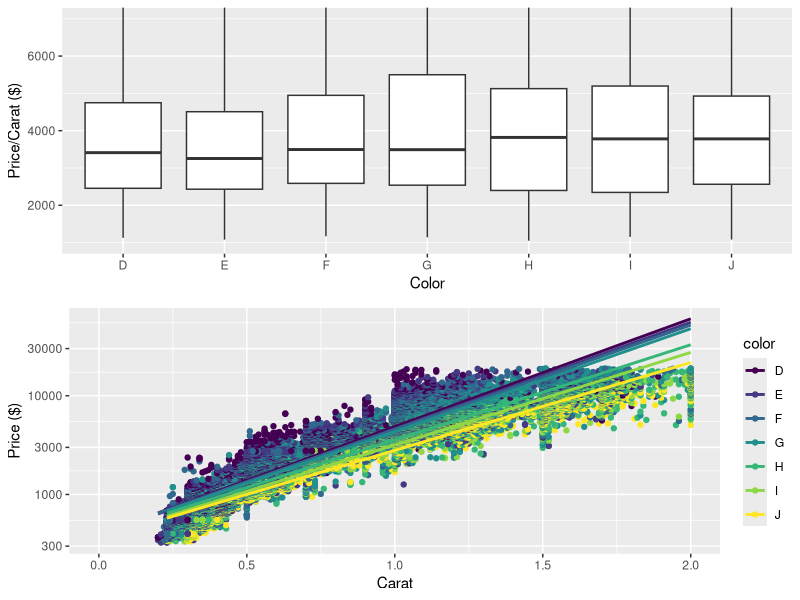

Write R code to recreate this figure.
# Investigate the price per carat of diamonds across
# the different colors of diamonds using boxplots.

# Go to the discussions to
# share your thoughts and to discover
# what other people found.

# You can save images by using the ggsave() command.
# ggsave() will save the last plot created.
# For example...
#                  qplot(x = price, data = diamonds)
#                  ggsave('priceHistogram.png')

# ggsave currently recognises the extensions eps/ps, tex (pictex),
# pdf, jpeg, tiff, png, bmp, svg and wmf (windows only).

# Copy and paste all of the code that you used for
# your investigation, and submit it when you are ready.

# SUBMIT YOUR CODE BELOW THIS LINE
# ===================================================================
library(ggplot2)
library(gridExtra)

data(diamonds)

p1 = qplot(x = color, y = price/carat, data = subset(subset(diamonds, !is.na(price)),!is.na(carat)), geom = 'boxplot', xlab = 'Color', ylab = 'Price/Carat ($)') + coord_cartesian(ylim = c(1000, 7000))
p2 = qplot(x = carat, y = price, data = diamonds, geom = 'point', color = color, xlab = 'Carat', ylab = 'Price ($)') + scale_y_log10() + scale_x_continuous(limits = c(0,2)) + stat_smooth(method="lm", se=FALSE)

grid.arrange(p1, p2, ncol=1)
